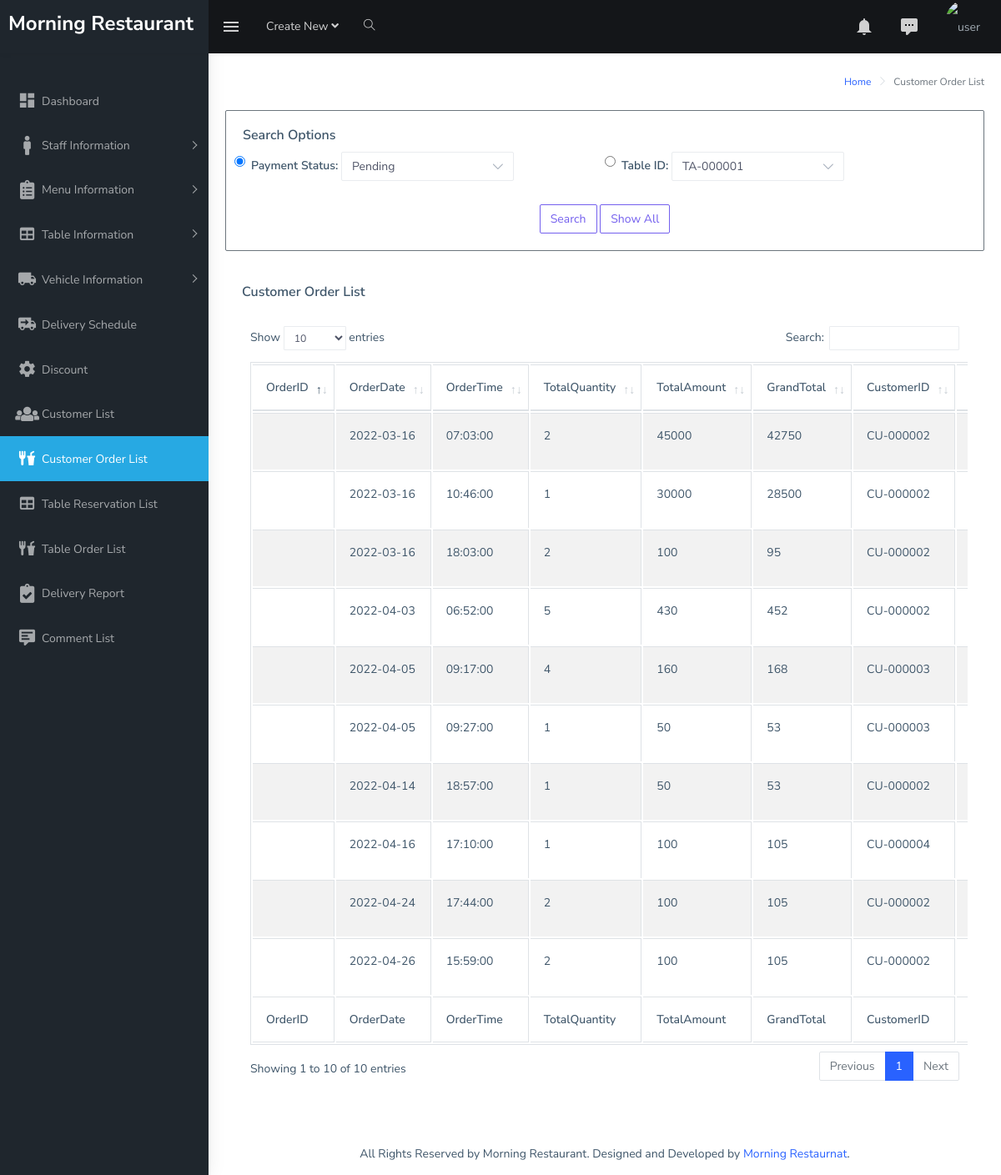
The page /customerorderlist.php (signed in) on the database its author committed.
### tables this page shows
CREATE TABLE `customerorder` (
  `orderid` varchar(20) NOT NULL,
  `orderdate` date NOT NULL,
  `ordertime` time NOT NULL,
  `totalquantity` int(11) NOT NULL,
  `totalamount` int(11) NOT NULL,
  `tax` int(11) NOT NULL,
  `grandtotal` int(11) NOT NULL,
  `estimatereceivetime` time NOT NULL,
  `receivetime` time NOT NULL,
  `fulladdress` text NOT NULL,
  `cancel` varchar(15) NOT NULL,
  `discountid` int(11) NOT NULL,
  `customerid` varchar(20) NOT NULL,
  `paymenttype` varchar(15) DEFAULT NULL,
  `cardnumber` varchar(30) DEFAULT NULL,
  `deliveryscheduleid` varchar(20) DEFAULT NULL,
  `paymentstatus` varchar(15) NOT NULL,
  `deliverystatus` varchar(15) NOT NULL
);

### customerorderlist.php (the view, shortened to what this page needs)
<?php
include('admin_header.php');
include('../connect.php');
if (isset($_POST['btnsearch'])) {
    $rdosearch=$_POST['rdosearch'];
    if ($rdosearch==1) {
        $cbostatus=$_POST['cbostatus'];
        $query="SELECT * FROM tableorder WHERE paymentstatus='$cbostatus'";
        $result=mysqli_query($connection,$query);
    }
    else if ($rdosearch==2) {
        $cbotable=$_POST['cbotable'];
        $query="SELECT * FROM tableorder WHERE tableid='$cbotable'";
        $result=mysqli_query($connection,$query);
    }
}
else{
    $query="SELECT * FROM customerorder";
    $result=mysqli_query($connection,$query);
}
?>
<html>
<head>
</head>
<body>
    <div class="page-wrapper" style="background-color: white;">
        <div class="page-breadcrumb">
            <div class="row">
                <div class="col-12 d-flex no-block align-items-center">
                    <div class="ml-auto text-right">
                        <nav aria-label="breadcrumb">
                            <ol class="breadcrumb">
                                <li class="breadcrumb-item"><a href="#">Home</a></li>
                                <li class="breadcrumb-item active" aria-current="page">Customer Order List</li>
                            </ol>
                        </nav>
                    </div>
                </div>
            </div>
        </div>
        <div class="container-fluid">
            <div class="row">
                <div class="col-md-12">
                    <form action="customerorderlist.php" method="post">
                        <div class="card border border-secondary rounded">
                            <div class="card-body">
                                <div class="row">
                                    <div class="col-md-12"><h5 class="card-title">Search Options</h5></div>
                                    <div class="form-check col-md-6">
                                        <input class="form-check-input" type="radio" name="rdosearch" id="flexRadioDefault1" checked="" value="1" required="">
                                        <label class="form-check-label" for="flexRadioDefault1">
                                            Payment Status:
                                        </label>
                                        <select name="cbostatus" class="custom-select w-50">
                                            <option value="Pending">Pending</option>
                                        </select>
                                    </div>
                                    <br><br>
                                    <div class="form-check col-md-6">
                                        <input class="form-check-input" type="radio" name="rdosearch" id="flexRadioDefault2" value="2" required="">
                                        <label class="form-check-label" for="flexRadioDefault2">
                                            Table ID:
                                        </label>
                                        <select name="cbotable" class="custom-select w-50">
                                            <?php
                                            $tselect="SELECT * FROM restauranttable WHERE status='Available'";
                                            $tquery=mysqli_query($connection,$tselect);
                                            $tcount=mysqli_num_rows($tquery);
                                            if ($tcount<0) {
                                                ?>
                                                <option>No Record Found!!</option>
                                                <?php
                                            }
                                            else{
                                                for ($i=0; $i < $tcount ; $i++) {
                                                    $tarr=mysqli_fetch_array($tquery);
                                                    $tableid=$tarr['tableid'];
                                                    ?>
                                                    <option value="<?php echo $tableid ?>"><?php echo $tableid ?></option>
                                                    <?php
                                                }
                                            }
                                            ?>
                                        </select>
                                    </div>
                                    <div class="col-md-12 text-center">
                                        <br>
                                        <input type="submit" class="btn btn-outline-primary" name="btnsearch" value="Search">  <input type="submit" class="btn btn-outline-primary" name="btnall" value="Show All">
                                    </div>
                                </div>
                            </div>
                        </div>
                    </form>
                </div>
                <div class="col-md-12">
                    <div class="card">
                        <div class="card-body">
                            <div class="row">
                                <div class="col-md-12"><h5 class="card-title">Customer Order List</h5></div>
                            </div>
                            <br>
                            <?php
                            $count=mysqli_num_rows($result);
                            if ($count<0) {
                                echo "<p>No Record Found!!</p>";
                            }
                            else{
                                ?>
                                <div class="table-responsive">
                                    <table id="zero_config" class="table table-striped table-bordered">
                                        <thead>
                                            <tr>
                                                <th>OrderID</th>
                                                <th>OrderDate</th>
                                                <th>OrderTime</th>
                                                <th>TotalQuantity</th>
                                                <th>TotalAmount</th>
                                                <th>GrandTotal</th>
                                                <th>CustomerID</th>
                                                <th>PaymentStatus</th>
                                            </tr>
                                        </thead>
                                        <tbody>
                                            <?php
                                            for ($i=0; $i < $count ; $i++) {
                                                $rows=mysqli_fetch_array($result);
                                                $orderid=$rows['tableorderid'];
                                                $orderdate=$rows['orderdate'];
                                                $ordertime=$rows['ordertime'];
                                                $totalquantity=$rows['totalquantity'];
                                                $totalamount=$rows['totalamount'];
                                                $grandtotal=$rows['grandtotal'];
                                                $customerid=$rows['customerid'];
                                                $paymentstatus=$rows['paymentstatus'];
                                                echo "<tr>";
                                                echo "<td>".$orderid."</td>";
                                                echo "<td>".$orderdate."</td>";
                                                echo "<td>".$ordertime."</td>";
                                                echo "<td>".$totalquantity."</td>";
                                                echo "<td>".$totalamount."</td>";
                                                echo "<td>".$grandtotal."</td>";
                                                echo "<td>".$customerid."</td>";
                                                echo "<td>".$paymentstatus."</td>";
                                                echo "</tr>";
                                            }
                                            ?>
                                        </tbody>
                                        <tfoot>
                                            <tr>
                                                <th>OrderID</th>
                                                <th>OrderDate</th>
                                                <th>OrderTime</th>
                                                <th>TotalQuantity</th>
                                                <th>TotalAmount</th>
                                                <th>GrandTotal</th>
                                                <th>CustomerID</th>
                                                <th>PaymentStatus</th>
                                            </tr>
                                        </tfoot>
                                    </table>
                                </div>
                                <?php
                            }
                            ?>
                        </div>
                    </div>
                </div>
            </div>
        </div>
    </body>
    </html>
    <?php
    include('admin_footer.php');
    ?>

### rows shown on the page
customerorder: orderdate "2022-03-16", ordertime "07:03:00", totalquantity "2", totalamount "45000", grandtotal "42750", customerid "CU-000002"
customerorder: orderdate "2022-03-16", ordertime "10:46:00", totalquantity "1", totalamount "30000", grandtotal "28500", customerid "CU-000002"
customerorder: orderdate "2022-03-16", ordertime "18:03:00", totalquantity "2", totalamount "100", grandtotal "95", customerid "CU-000002"
customerorder: orderdate "2022-04-03", ordertime "06:52:00", totalquantity "5", totalamount "430", grandtotal "452", customerid "CU-000002"
customerorder: orderdate "2022-04-05", ordertime "09:17:00", totalquantity "4", totalamount "160", grandtotal "168", customerid "CU-000003"
customerorder: orderdate "2022-04-05", ordertime "09:27:00", totalquantity "1", totalamount "50", grandtotal "53", customerid "CU-000003"
customerorder: orderdate "2022-04-14", ordertime "18:57:00", totalquantity "1", totalamount "50", grandtotal "53", customerid "CU-000002"
customerorder: orderdate "2022-04-16", ordertime "17:10:00", totalquantity "1", totalamount "100", grandtotal "105", customerid "CU-000004"
customerorder: orderdate "2022-04-24", ordertime "17:44:00", totalquantity "2", totalamount "100", grandtotal "105", customerid "CU-000002"
customerorder: orderdate "2022-04-26", ordertime "15:59:00", totalquantity "2", totalamount "100", grandtotal "105", customerid "CU-000002"

### other values the page prints
form field cbotable "TA-000001"
